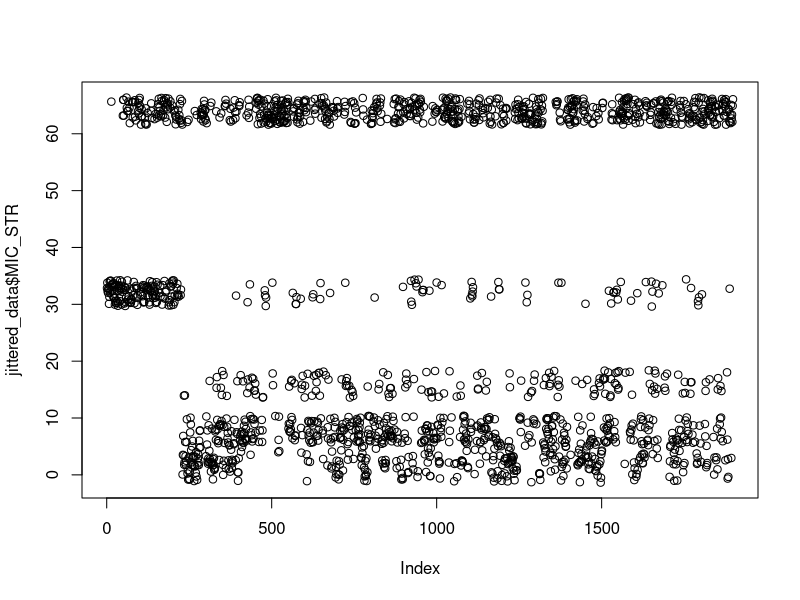
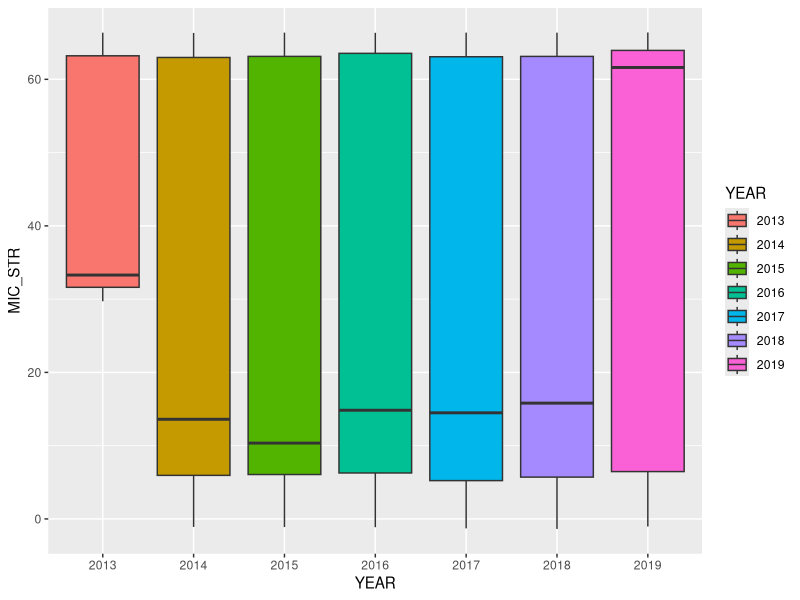

Reproduce these figures in R, in order. (Note: this script raises an error after producing the figures.)
#Interested in
#o MIC_TET (tetracycline)
#o MIC_SSS (sulfamethoxazole)
#o MIC_STR (streptomycin)

library(ggplot2)
library(farver)


Chick_Sal_ARA_mgKg <- read.csv("Chick_Sal_ARA_mgKg.csv", row.names=1)

#Cleaning Region Names
for(i in 1:nrow(Chick_Sal_ARA_mgKg)){

  if(Chick_Sal_ARA_mgKg[i,3] == 'ALBERTA'){Chick_Sal_ARA_mgKg[i,3] <- 'Alberta'}
  if(Chick_Sal_ARA_mgKg[i,3] == 'BRITISH COLUMBIA'){Chick_Sal_ARA_mgKg[i,3] <- 'British Columbia'}
  if(Chick_Sal_ARA_mgKg[i,3] == 'ONTARIO'){Chick_Sal_ARA_mgKg[i,3] <- 'Ontario'}
  if(Chick_Sal_ARA_mgKg[i,3] == 'QUEBEC'){Chick_Sal_ARA_mgKg[i,3] <- 'Quebec'}
  if(Chick_Sal_ARA_mgKg[i,3] == 'SASKATCHEWAN'){Chick_Sal_ARA_mgKg[i,3] <- 'Saskatchewan'}

}

#Finding which variables have too many NA's
nas<-rep(NA,ncol(Chick_Sal_ARA_mgKg))
for(i in 1:ncol(Chick_Sal_ARA_mgKg)){
  nas[i] <- length(which(is.na(Chick_Sal_ARA_mgKg[,i])))
}

View(as.matrix(nas))
colnames(Chick_Sal_ARA_mgKg)[c(14,17,20,66,39,65,47)]
Chick_Sal_ARA_mgKg <- Chick_Sal_ARA_mgKg[,-c(14,17,20,66,39,65,47)]

#Removing Unnecessary 'C' Variables
View(Chick_Sal_ARA_mgKg)
Chick_Sal_ARA_mgKg <- Chick_Sal_ARA_mgKg[,-(29:45)]

#Removing Estab and Region Num variables
Chick_Sal_ARA_mgKg <- Chick_Sal_ARA_mgKg[,-c(5,8)]

#We are going to focus solely on the MIC_STR Variable since it has an even
#Distribution between classes:

Chick_Sal_ARA_mgKg[,23] <- as.factor(Chick_Sal_ARA_mgKg[,23])

levels(Chick_Sal_ARA_mgKg[,23])
Chick_Sal_ARA_mgKg[,23] <- as.character(Chick_Sal_ARA_mgKg[,23])

Chick_Sal_ARA_mgKg <- Chick_Sal_ARA_mgKg[-which(Chick_Sal_ARA_mgKg[,23] == ''),]



#1898 observations

Chick_Sal_ARA_mgKg[,23] <- as.character(Chick_Sal_ARA_mgKg[,23])
for(i in 1:nrow(Chick_Sal_ARA_mgKg)){
  if(Chick_Sal_ARA_mgKg[i,23]=='<=32'){Chick_Sal_ARA_mgKg[i,23]<-'32'}
  if(Chick_Sal_ARA_mgKg[i,23]=='<=2'){Chick_Sal_ARA_mgKg[i,23]<-'1'}
  if(Chick_Sal_ARA_mgKg[i,23]=='>64'){Chick_Sal_ARA_mgKg[i,23]<-'64'}
}

#Jitter the STR data to try and get more of a cloud

Chick_Sal_ARA_mgKg[,23] <- as.numeric(Chick_Sal_ARA_mgKg[,23])
jittered_data <- Chick_Sal_ARA_mgKg
jittered_data[,23] <- jitter(Chick_Sal_ARA_mgKg$MIC_STR, factor = 4)
plot(jittered_data$MIC_STR)

#transform the year data to a factor

jittered_data$YEAR <- as.factor(jittered_data$YEAR)

ggplot(data = jittered_data, aes(x = YEAR, y = MIC_STR)) +
  geom_boxplot(aes(fill = YEAR), width = 0.8 )





Chick_Sal_ARA_mgKg$datecollected_1 <- as.Date(Chick_Sal_ARA_mgKg$datecollected_1)
Chick_Sal_ARA_mgKg <- Chick_Sal_ARA_mgKg[order(Chick_Sal_ARA_mgKg$datecollected_1),]

which(Chick_Sal_ARA_mgKg$datecollected_1 >= '2015-01-01')

tsplot(Chick_Sal_ARA_mgKg$datecollected_1, y=Chick_Sal_ARA_mgKg$MIC_STR)



